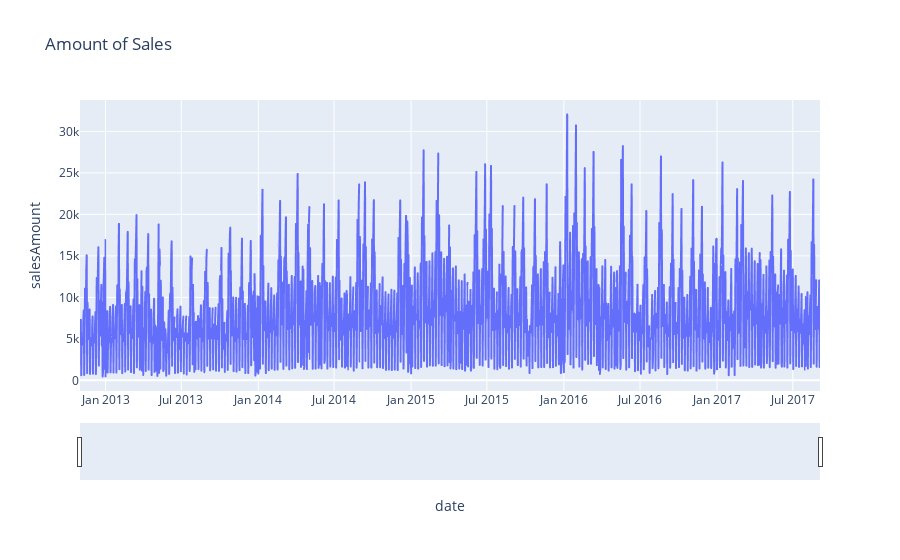

The code cell stored with this chart in its notebook:
### Markdown cell above
## FEATURE GENERATION

### Code cell
fig = px.line(df, x='date', y='salesAmount', title='Amount of Sales')
fig.update_xaxes(rangeslider_visible=True)
fig.show()

### Figure 1 — Plotly figure (JSON) as saved in the notebook; plotly's stock layout.template omitted (floating-point values rounded to 4 significant figures; data arrays with more than 128 entries replaced by an {"elided": "..."} marker saying what was removed)
{"data": [{"hovertemplate": "date=%{x}<br>salesAmount=%{y}<extra></extra>", "legendgroup": "", "line": {"color": "#636efa", "dash": "solid"}, "mode": "lines", "name": "", "showlegend": false, "type": "scattergl", "x": {"elided": "1769 str values"}, "xaxis": "x", "y": {"elided": "1769 int values"}, "yaxis": "y"}], "layout": {"legend": {"tracegroupgap": 0}, "title": {"text": "Amount of Sales"}, "xaxis": {"anchor": "y", "domain": [0, 1], "rangeslider": {"visible": true}, "title": {"text": "date"}}, "yaxis": {"anchor": "x", "domain": [0, 1], "title": {"text": "salesAmount"}}}}
